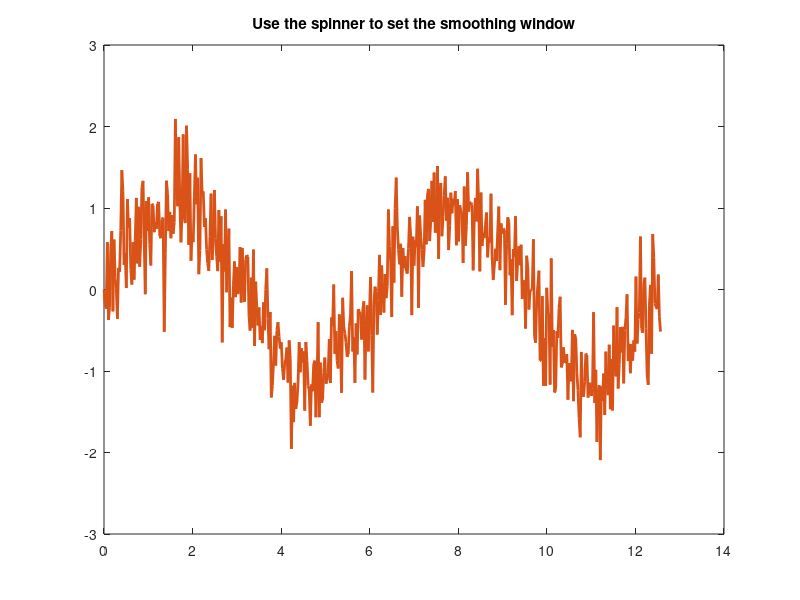

Write MATLAB code to recreate this figure. (Note: this script raises an error after producing the figure.)
%spinnerExample Smoothing-window spinner anchored inside a plot axes
%
%   A uim.widget.Spinner in the northeast corner of a data axes controls
%   the moving-average window of a noisy signal. Click -/+ to step the
%   window size, or click the value itself to type one (opens a
%   temporary edit box).
%
%   Run from anywhere in the repository; the script adds src/ to the
%   path if the toolbox is not already installed.

if ~exist('uim.UIComponentCanvas', 'class')
    addpath(genpath(fullfile(fileparts(mfilename('fullpath')), '..', 'src')))
end

rng(42) % Reproducible noise
x = linspace(0, 4*pi, 500);
noisySignal = sin(x) + 0.4*randn(size(x));

hFigure = figure('Name', 'Spinner example', 'Color', 'w');
hAxes = axes(hFigure);
plot(hAxes, x, noisySignal, 'Color', [0.8, 0.8, 0.8])
hold(hAxes, 'on')
hSmoothLine = plot(hAxes, x, noisySignal, 'LineWidth', 2);
title(hAxes, 'Use the spinner to set the smoothing window')

spinner = uim.widget.Spinner(hAxes, ...
    'Value', 10, 'Minimum', 10, 'Maximum', 100, 'Step', 10, ...
    'Format', '%d', ...
    'Location', 'northeast', ...
    'Margin', [10, 10, 10, 10], ...
    'Tooltip', 'Smoothing window (samples)', ...
    'ValueChangedFcn', ...
    @(src, evt) updateSmoothing(hSmoothLine, noisySignal, evt.NewValue));

updateSmoothing(hSmoothLine, noisySignal, spinner.Value)

function updateSmoothing(hLine, signal, windowSize)
    hLine.YData = movmean(signal, windowSize);
end
